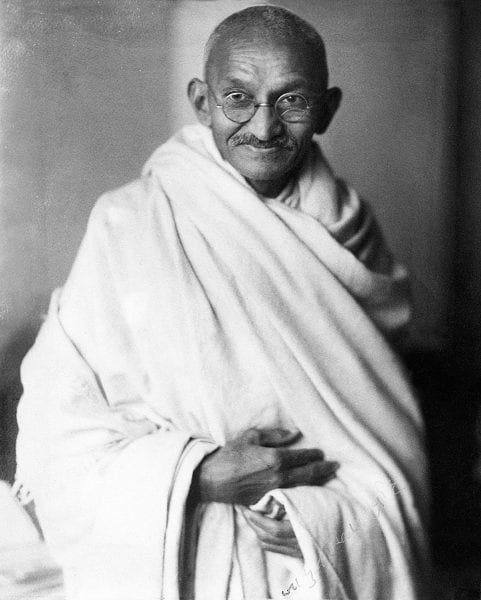
#> input picture opencv/1.jpg, 481 x 600 px; its folder holds only this picture in this run
$ python 31.py
#> lines starting #> are read from the running program, lines starting #| are printed output that depends on the picture
import cv2 as cv
import numpy as np

row=int(input("rows"))
#> the answer given: 3
col=int(input("columne"))
#> the answer given: 3
def func(b,c):
    list1=[]
    list2=[]
    for i in range(b,c,1):
        a=str(i)+".jpg"
        img1 = cv.imread(a)
        im1=cv.resize(img1,(400,400))
        list1.append(im1)
    img=np.hstack(list1)
    list2.append(img)
    return list2[0]

def read1():
    list3=[]
    list4=[]
    list5=[]
    d=1
    for i in range(0,row,1):
        list4.append(d)
        list5.append(list4[i]+col)
        d=d+col
    print(list4,list5)

    for i in range(0,row,1):
        lis=func(list4[i],list5[i])
        list3.append(lis)

    img2=np.vstack(list3)
    list3.append(img2)
    cv.imwrite("read.jpg",img2)
    cv.imshow("temp",img2)
read1()
#> in func, img1 is the input picture: shape (600, 481, 3); min 0, max 255, mean 154.8
#> in func, `im1=cv.resize(img1,(400,400))`:
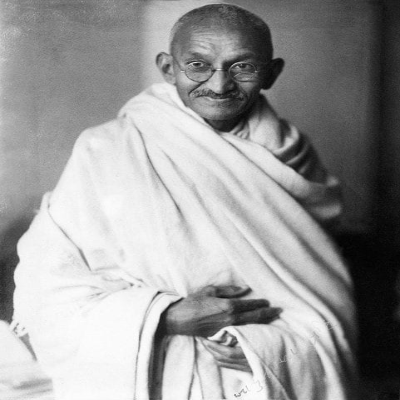
#> im1: shape (400, 400, 3); min 1, max 254, mean 154.7
#> (the run stopped early here; a loop or call above may not have finished)
